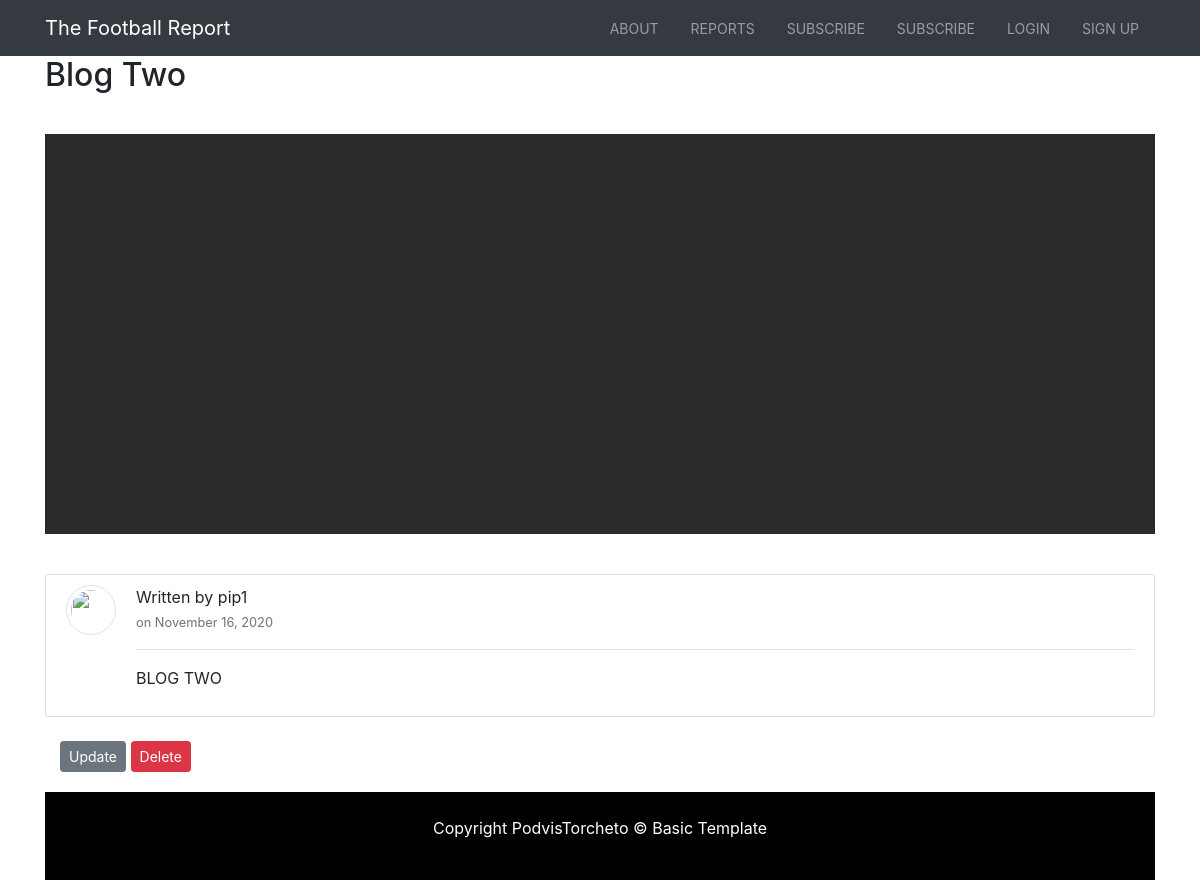
Screenshot of /article/13/ with the database file from the repository.
### blog/models.py (models this page shows, shortened)
class Article(models.Model):
    title = models.CharField(max_length=100)
    content = models.TextField()
    date_posted = models.DateTimeField(default=timezone.now)
    author = models.ForeignKey(Profile, on_delete=models.CASCADE)

### profiles/models.py (models this page shows)
class Profile(models.Model):
    user = models.OneToOneField(User, on_delete=models.CASCADE)
    image = models.ImageField(default="default.jpg", upload_to="profile_pics")
    def __str__(self):
        return self.user.username

### blog/views.py (the view)
# urls.py: path('article/<int:pk>/', ArticleDetailView.as_view(), name='article_detail'),
class ArticleDetailView(DetailView):
    model = Article

### cart/contexts.py (called while the page is built)
def cart_contents(request):
    cart = request.session.get('cart', {})
    cart_items = []
    total = 0
    subscription_count = 0
    """
    context = {
        'cart_items': cart_items,
        'total': total,
        'subscription_count': subscription_count,
    }"""
    for id, quantity in cart.items():
        subscription = get_object_or_404(Subscription, pk=id)
        total += quantity * subscription.price
        subscription_count += quantity
        cart_items.append({'id': id, 'quantity': quantity, 'subscription': subscription})
    return {'cart_items': cart_items, 'total': total, 'suscription_count': subscription_count}

### blog/templates/blog/article_detail.html (shortened to what this page needs)
{% extends "base.html" %}
{% load static %}
{% block content %}
<div class="container">
    <div><h2>{{ article.title }}</h2></div>
    <div class="banner">
    </div>
</div>
<div class="container">
  <div class="first">
 <article class="media content-section">
					<img class="author-img img-thumbnail rounded-circle" src="{{ user.profile.image.url }}">
					<div class="media-body">Written by <a class="mr-2">{{ article.author }}</a>
						<div class="article-metadata">
							<small class="text-muted">on {{ article.date_posted|date:"F d, Y" }}</small>
						</div>
                        <hr>
					  <p class="article-content">{{ article.content }}</p>
					</div>
				</article>
  </div>
	<div class="container">
		<div class="row">
			<div class="col">
					<div class="media-body">
						<div class="article-metadata">
                        <form method="post">
                            <div class="form-group">
                            <a class="btn btn-secondary btn-sm mt-1 mb-1" href="{% url 'article_update' object.id %}">Update</a>
                            <a class="btn btn-danger btn-sm mt-1 mb-1" href="{% url 'article_confirm_delete' object.id %}">Delete</a>
                            </div>
                        </form>
						</div>
					</div>
			</div>
		</div>
	</div>
{% endblock %}

### static/css/base.css (style rules this page uses)
body { overflow-x: hidden; }
.img-thumbnail { width: 300px; height: 205px; }
.content-section { background: #ffffff; padding: 10px 20px; border: 1px solid #dddddd; border-radius: 3px; margin-bottom: 20px; }
.banner { height: 400px; max-width: 1140px; margin: 40px auto 40px auto; background-color: #2a2a2a; display: flex; }
.author-img { max-height: 50px; max-width: 50px; margin-right: 20px; margin-bottom: 16px; }

### rows the page displays
Article: title "Blog Two", author "pip1", date_posted "November 16, 2020", content "BLOG TWO"
